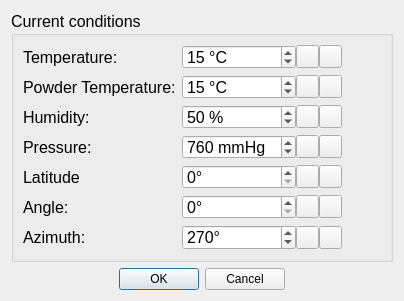
<?xml version="1.0" encoding="UTF-8"?>
<ui version="4.0">
 <class>CurrentAtmoDialog</class>
 <widget class="QDialog" name="CurrentAtmoDialog">
  <property name="geometry">
   <rect>
    <x>0</x>
    <y>0</y>
    <width>400</width>
    <height>298</height>
   </rect>
  </property>
  <property name="windowTitle">
   <string>Current conditions</string>
  </property>
  <property name="windowIcon">
   <iconset resource="../.rsrc/res.qrc">
    <normaloff>:/title/Icon.png</normaloff>:/title/Icon.png</iconset>
  </property>
  <property name="styleSheet">
   <string notr="true"/>
  </property>
  <layout class="QGridLayout" name="gridLayout">
   <item row="0" column="0">
    <widget class="QGroupBox" name="groupBox_7">
     <property name="sizePolicy">
      <sizepolicy hsizetype="Expanding" vsizetype="Expanding">
       <horstretch>0</horstretch>
       <verstretch>0</verstretch>
      </sizepolicy>
     </property>
     <property name="minimumSize">
      <size>
       <width>382</width>
       <height>251</height>
      </size>
     </property>
     <property name="maximumSize">
      <size>
       <width>16777215</width>
       <height>16777215</height>
      </size>
     </property>
     <property name="font">
      <font>
       <pointsize>12</pointsize>
      </font>
     </property>
     <property name="styleSheet">
      <string notr="true"/>
     </property>
     <property name="title">
      <string>Current conditions </string>
     </property>
     <layout class="QFormLayout" name="formLayout_16">
      <item row="0" column="0">
       <widget class="QLabel" name="label_79">
        <property name="font">
         <font>
          <pointsize>12</pointsize>
         </font>
        </property>
        <property name="text">
         <string>Temperature:</string>
        </property>
       </widget>
      </item>
      <item row="0" column="1">
       <widget class="QWidget" name="widget_39" native="true">
        <property name="minimumSize">
         <size>
          <width>0</width>
          <height>0</height>
         </size>
        </property>
        <property name="maximumSize">
         <size>
          <width>160</width>
          <height>16777215</height>
         </size>
        </property>
        <layout class="QHBoxLayout" name="horizontalLayout_55">
         <property name="spacing">
          <number>0</number>
         </property>
         <property name="leftMargin">
          <number>0</number>
         </property>
         <property name="topMargin">
          <number>0</number>
         </property>
         <property name="rightMargin">
          <number>0</number>
         </property>
         <property name="bottomMargin">
          <number>0</number>
         </property>
         <item>
          <widget class="QSpinBox" name="z_temp">
           <property name="font">
            <font>
             <pointsize>12</pointsize>
            </font>
           </property>
           <property name="styleSheet">
            <string notr="true"/>
           </property>
           <property name="showGroupSeparator" stdset="0">
            <bool>false</bool>
           </property>
           <property name="suffix">
            <string> °C</string>
           </property>
           <property name="value">
            <number>15</number>
           </property>
          </widget>
         </item>
         <item>
          <widget class="QPushButton" name="lPushButton_29">
           <property name="sizePolicy">
            <sizepolicy hsizetype="Fixed" vsizetype="Fixed">
             <horstretch>0</horstretch>
             <verstretch>0</verstretch>
            </sizepolicy>
           </property>
           <property name="maximumSize">
            <size>
             <width>23</width>
             <height>23</height>
            </size>
           </property>
           <property name="text">
            <string/>
           </property>
           <property name="icon">
            <iconset>
             <normaloff>../.rsrc/res/drawable/arrowrlbtn21a.png</normaloff>../.rsrc/res/drawable/arrowrlbtn21a.png</iconset>
           </property>
          </widget>
         </item>
         <item>
          <widget class="QPushButton" name="rPushButton_29">
           <property name="sizePolicy">
            <sizepolicy hsizetype="Fixed" vsizetype="Fixed">
             <horstretch>0</horstretch>
             <verstretch>0</verstretch>
            </sizepolicy>
           </property>
           <property name="maximumSize">
            <size>
             <width>23</width>
             <height>23</height>
            </size>
           </property>
           <property name="text">
            <string/>
           </property>
           <property name="icon">
            <iconset>
             <normaloff>../.rsrc/res/drawable/arrowlrbtn21a.png</normaloff>../.rsrc/res/drawable/arrowlrbtn21a.png</iconset>
           </property>
          </widget>
         </item>
        </layout>
       </widget>
      </item>
      <item row="1" column="0">
       <widget class="QLabel" name="label_80">
        <property name="font">
         <font>
          <pointsize>12</pointsize>
         </font>
        </property>
        <property name="text">
         <string>Powder Temperature:</string>
        </property>
       </widget>
      </item>
      <item row="1" column="1">
       <widget class="QWidget" name="widget_40" native="true">
        <property name="minimumSize">
         <size>
          <width>0</width>
          <height>0</height>
         </size>
        </property>
        <property name="maximumSize">
         <size>
          <width>160</width>
          <height>16777215</height>
         </size>
        </property>
        <layout class="QHBoxLayout" name="horizontalLayout_56">
         <property name="spacing">
          <number>0</number>
         </property>
         <property name="leftMargin">
          <number>0</number>
         </property>
         <property name="topMargin">
          <number>0</number>
         </property>
         <property name="rightMargin">
          <number>0</number>
         </property>
         <property name="bottomMargin">
          <number>0</number>
         </property>
         <item>
          <widget class="QSpinBox" name="z_powder_temp">
           <property name="font">
            <font>
             <pointsize>12</pointsize>
            </font>
           </property>
           <property name="styleSheet">
            <string notr="true"/>
           </property>
           <property name="suffix">
            <string> °C</string>
           </property>
           <property name="value">
            <number>15</number>
           </property>
          </widget>
         </item>
         <item>
          <widget class="QPushButton" name="lPushButton_30">
           <property name="sizePolicy">
            <sizepolicy hsizetype="Fixed" vsizetype="Fixed">
             <horstretch>0</horstretch>
             <verstretch>0</verstretch>
            </sizepolicy>
           </property>
           <property name="maximumSize">
            <size>
             <width>23</width>
             <height>23</height>
            </size>
           </property>
           <property name="text">
            <string/>
           </property>
           <property name="icon">
            <iconset>
             <normaloff>../.rsrc/res/drawable/arrowrlbtn21a.png</normaloff>../.rsrc/res/drawable/arrowrlbtn21a.png</iconset>
           </property>
          </widget>
         </item>
         <item>
          <widget class="QPushButton" name="rPushButton_30">
           <property name="sizePolicy">
            <sizepolicy hsizetype="Fixed" vsizetype="Fixed">
             <horstretch>0</horstretch>
             <verstretch>0</verstretch>
            </sizepolicy>
           </property>
           <property name="maximumSize">
            <size>
             <width>23</width>
             <height>23</height>
            </size>
           </property>
           <property name="text">
            <string/>
           </property>
           <property name="icon">
            <iconset>
             <normaloff>../.rsrc/res/drawable/arrowlrbtn21a.png</normaloff>../.rsrc/res/drawable/arrowlrbtn21a.png</iconset>
           </property>
          </widget>
         </item>
        </layout>
       </widget>
      </item>
      <item row="2" column="0">
       <widget class="QLabel" name="label_81">
        <property name="font">
         <font>
          <pointsize>12</pointsize>
         </font>
        </property>
        <property name="text">
         <string>Humidity:</string>
        </property>
       </widget>
      </item>
      <item row="2" column="1">
       <widget class="QWidget" name="widget_41" native="true">
        <property name="minimumSize">
         <size>
          <width>0</width>
          <height>0</height>
         </size>
        </property>
        <property name="maximumSize">
         <size>
          <width>160</width>
          <height>16777215</height>
         </size>
        </property>
        <layout class="QHBoxLayout" name="horizontalLayout_57">
         <property name="spacing">
          <number>0</number>
         </property>
         <property name="leftMargin">
          <number>0</number>
         </property>
         <property name="topMargin">
          <number>0</number>
         </property>
         <property name="rightMargin">
          <number>0</number>
         </property>
         <property name="bottomMargin">
          <number>0</number>
         </property>
         <item>
          <widget class="QSpinBox" name="z_humidity">
           <property name="font">
            <font>
             <pointsize>12</pointsize>
            </font>
           </property>
           <property name="styleSheet">
            <string notr="true"/>
           </property>
           <property name="suffix">
            <string> %</string>
           </property>
           <property name="value">
            <number>50</number>
           </property>
          </widget>
         </item>
         <item>
          <widget class="QPushButton" name="lPushButton_31">
           <property name="sizePolicy">
            <sizepolicy hsizetype="Fixed" vsizetype="Fixed">
             <horstretch>0</horstretch>
             <verstretch>0</verstretch>
            </sizepolicy>
           </property>
           <property name="maximumSize">
            <size>
             <width>23</width>
             <height>23</height>
            </size>
           </property>
           <property name="text">
            <string/>
           </property>
           <property name="icon">
            <iconset>
             <normaloff>../.rsrc/res/drawable/arrowrlbtn21a.png</normaloff>../.rsrc/res/drawable/arrowrlbtn21a.png</iconset>
           </property>
          </widget>
         </item>
         <item>
          <widget class="QPushButton" name="rPushButton_31">
           <property name="sizePolicy">
            <sizepolicy hsizetype="Fixed" vsizetype="Fixed">
             <horstretch>0</horstretch>
             <verstretch>0</verstretch>
            </sizepolicy>
           </property>
           <property name="maximumSize">
            <size>
             <width>23</width>
             <height>23</height>
            </size>
           </property>
           <property name="text">
            <string/>
           </property>
           <property name="icon">
            <iconset>
             <normaloff>../.rsrc/res/drawable/arrowlrbtn21a.png</normaloff>../.rsrc/res/drawable/arrowlrbtn21a.png</iconset>
           </property>
          </widget>
         </item>
        </layout>
       </widget>
      </item>
      <item row="3" column="0">
       <widget class="QLabel" name="label_82">
        <property name="font">
         <font>
          <pointsize>12</pointsize>
         </font>
        </property>
        <property name="text">
         <string>Pressure:</string>
        </property>
       </widget>
      </item>
      <item row="3" column="1">
       <widget class="QWidget" name="widget_42" native="true">
        <property name="minimumSize">
         <size>
          <width>0</width>
          <height>0</height>
         </size>
        </property>
        <property name="maximumSize">
         <size>
          <width>160</width>
          <height>16777215</height>
         </size>
        </property>
        <layout class="QHBoxLayout" name="horizontalLayout_58">
         <property name="spacing">
          <number>0</number>
         </property>
         <property name="leftMargin">
          <number>0</number>
         </property>
         <property name="topMargin">
          <number>0</number>
         </property>
         <property name="rightMargin">
          <number>0</number>
         </property>
         <property name="bottomMargin">
          <number>0</number>
         </property>
         <item>
          <widget class="QSpinBox" name="z_pressure">
           <property name="font">
            <font>
             <pointsize>12</pointsize>
            </font>
           </property>
           <property name="styleSheet">
            <string notr="true"/>
           </property>
           <property name="suffix">
            <string> mmHg</string>
           </property>
           <property name="maximum">
            <number>1100</number>
           </property>
           <property name="value">
            <number>760</number>
           </property>
          </widget>
         </item>
         <item>
          <widget class="QPushButton" name="lPushButton_32">
           <property name="sizePolicy">
            <sizepolicy hsizetype="Fixed" vsizetype="Fixed">
             <horstretch>0</horstretch>
             <verstretch>0</verstretch>
            </sizepolicy>
           </property>
           <property name="maximumSize">
            <size>
             <width>23</width>
             <height>23</height>
            </size>
           </property>
           <property name="text">
            <string/>
           </property>
           <property name="icon">
            <iconset>
             <normaloff>../.rsrc/res/drawable/arrowrlbtn21a.png</normaloff>../.rsrc/res/drawable/arrowrlbtn21a.png</iconset>
           </property>
          </widget>
         </item>
         <item>
          <widget class="QPushButton" name="rPushButton_32">
           <property name="sizePolicy">
            <sizepolicy hsizetype="Fixed" vsizetype="Fixed">
             <horstretch>0</horstretch>
             <verstretch>0</verstretch>
            </sizepolicy>
           </property>
           <property name="maximumSize">
            <size>
             <width>23</width>
             <height>23</height>
            </size>
           </property>
           <property name="text">
            <string/>
           </property>
           <property name="icon">
            <iconset>
             <normaloff>../.rsrc/res/drawable/arrowlrbtn21a.png</normaloff>../.rsrc/res/drawable/arrowlrbtn21a.png</iconset>
           </property>
          </widget>
         </item>
        </layout>
       </widget>
      </item>
      <item row="4" column="0">
       <widget class="QLabel" name="label_83">
        <property name="font">
         <font>
          <pointsize>12</pointsize>
         </font>
        </property>
        <property name="text">
         <string>Latitude</string>
        </property>
       </widget>
      </item>
      <item row="4" column="1">
       <widget class="QWidget" name="widget_43" native="true">
        <property name="minimumSize">
         <size>
          <width>0</width>
          <height>0</height>
         </size>
        </property>
        <property name="maximumSize">
         <size>
          <width>160</width>
          <height>16777215</height>
         </size>
        </property>
        <layout class="QHBoxLayout" name="horizontalLayout_59">
         <property name="spacing">
          <number>0</number>
         </property>
         <property name="leftMargin">
          <number>0</number>
         </property>
         <property name="topMargin">
          <number>0</number>
         </property>
         <property name="rightMargin">
          <number>0</number>
         </property>
         <property name="bottomMargin">
          <number>0</number>
         </property>
         <item>
          <widget class="QSpinBox" name="z_latitude">
           <property name="font">
            <font>
             <pointsize>12</pointsize>
            </font>
           </property>
           <property name="styleSheet">
            <string notr="true"/>
           </property>
           <property name="suffix">
            <string>°</string>
           </property>
           <property name="maximum">
            <number>1000</number>
           </property>
           <property name="value">
            <number>0</number>
           </property>
          </widget>
         </item>
         <item>
          <widget class="QPushButton" name="lPushButton_33">
           <property name="sizePolicy">
            <sizepolicy hsizetype="Fixed" vsizetype="Fixed">
             <horstretch>0</horstretch>
             <verstretch>0</verstretch>
            </sizepolicy>
           </property>
           <property name="maximumSize">
            <size>
             <width>23</width>
             <height>23</height>
            </size>
           </property>
           <property name="text">
            <string/>
           </property>
           <property name="icon">
            <iconset>
             <normaloff>../.rsrc/res/drawable/arrowrlbtn21a.png</normaloff>../.rsrc/res/drawable/arrowrlbtn21a.png</iconset>
           </property>
          </widget>
         </item>
         <item>
          <widget class="QPushButton" name="rPushButton_33">
           <property name="sizePolicy">
            <sizepolicy hsizetype="Fixed" vsizetype="Fixed">
             <horstretch>0</horstretch>
             <verstretch>0</verstretch>
            </sizepolicy>
           </property>
           <property name="maximumSize">
            <size>
             <width>23</width>
             <height>23</height>
            </size>
           </property>
           <property name="text">
            <string/>
           </property>
           <property name="icon">
            <iconset>
             <normaloff>../.rsrc/res/drawable/arrowlrbtn21a.png</normaloff>../.rsrc/res/drawable/arrowlrbtn21a.png</iconset>
           </property>
          </widget>
         </item>
        </layout>
       </widget>
      </item>
      <item row="5" column="0">
       <widget class="QLabel" name="label_84">
        <property name="font">
         <font>
          <pointsize>12</pointsize>
         </font>
        </property>
        <property name="text">
         <string>Angle:</string>
        </property>
       </widget>
      </item>
      <item row="5" column="1">
       <widget class="QWidget" name="widget_44" native="true">
        <property name="minimumSize">
         <size>
          <width>0</width>
          <height>0</height>
         </size>
        </property>
        <property name="maximumSize">
         <size>
          <width>160</width>
          <height>16777215</height>
         </size>
        </property>
        <layout class="QHBoxLayout" name="horizontalLayout_60">
         <property name="spacing">
          <number>0</number>
         </property>
         <property name="leftMargin">
          <number>0</number>
         </property>
         <property name="topMargin">
          <number>0</number>
         </property>
         <property name="rightMargin">
          <number>0</number>
         </property>
         <property name="bottomMargin">
          <number>0</number>
         </property>
         <item>
          <widget class="QSpinBox" name="z_angle">
           <property name="font">
            <font>
             <pointsize>12</pointsize>
            </font>
           </property>
           <property name="styleSheet">
            <string notr="true"/>
           </property>
           <property name="suffix">
            <string>°</string>
           </property>
           <property name="maximum">
            <number>359</number>
           </property>
           <property name="value">
            <number>0</number>
           </property>
          </widget>
         </item>
         <item>
          <widget class="QPushButton" name="lPushButton_34">
           <property name="sizePolicy">
            <sizepolicy hsizetype="Fixed" vsizetype="Fixed">
             <horstretch>0</horstretch>
             <verstretch>0</verstretch>
            </sizepolicy>
           </property>
           <property name="maximumSize">
            <size>
             <width>23</width>
             <height>23</height>
            </size>
           </property>
           <property name="text">
            <string/>
           </property>
           <property name="icon">
            <iconset>
             <normaloff>../.rsrc/res/drawable/arrowrlbtn21a.png</normaloff>../.rsrc/res/drawable/arrowrlbtn21a.png</iconset>
           </property>
          </widget>
         </item>
         <item>
          <widget class="QPushButton" name="rPushButton_34">
           <property name="sizePolicy">
            <sizepolicy hsizetype="Fixed" vsizetype="Fixed">
             <horstretch>0</horstretch>
             <verstretch>0</verstretch>
            </sizepolicy>
           </property>
           <property name="maximumSize">
            <size>
             <width>23</width>
             <height>23</height>
            </size>
           </property>
           <property name="text">
            <string/>
           </property>
           <property name="icon">
            <iconset>
             <normaloff>../.rsrc/res/drawable/arrowlrbtn21a.png</normaloff>../.rsrc/res/drawable/arrowlrbtn21a.png</iconset>
           </property>
          </widget>
         </item>
        </layout>
       </widget>
      </item>
      <item row="6" column="0">
       <widget class="QLabel" name="label_85">
        <property name="font">
         <font>
          <pointsize>12</pointsize>
         </font>
        </property>
        <property name="text">
         <string>Azimuth:</string>
        </property>
       </widget>
      </item>
      <item row="6" column="1">
       <widget class="QWidget" name="widget_45" native="true">
        <property name="minimumSize">
         <size>
          <width>0</width>
          <height>0</height>
         </size>
        </property>
        <property name="maximumSize">
         <size>
          <width>160</width>
          <height>16777215</height>
         </size>
        </property>
        <layout class="QHBoxLayout" name="horizontalLayout_61">
         <property name="spacing">
          <number>0</number>
         </property>
         <property name="leftMargin">
          <number>0</number>
         </property>
         <property name="topMargin">
          <number>0</number>
         </property>
         <property name="rightMargin">
          <number>0</number>
         </property>
         <property name="bottomMargin">
          <number>0</number>
         </property>
         <item>
          <widget class="QSpinBox" name="z_azimuth">
           <property name="font">
            <font>
             <pointsize>12</pointsize>
            </font>
           </property>
           <property name="styleSheet">
            <string notr="true"/>
           </property>
           <property name="suffix">
            <string>°</string>
           </property>
           <property name="maximum">
            <number>359</number>
           </property>
           <property name="value">
            <number>270</number>
           </property>
          </widget>
         </item>
         <item>
          <widget class="QPushButton" name="lPushButton_35">
           <property name="sizePolicy">
            <sizepolicy hsizetype="Fixed" vsizetype="Fixed">
             <horstretch>0</horstretch>
             <verstretch>0</verstretch>
            </sizepolicy>
           </property>
           <property name="maximumSize">
            <size>
             <width>23</width>
             <height>23</height>
            </size>
           </property>
           <property name="text">
            <string/>
           </property>
           <property name="icon">
            <iconset>
             <normaloff>../.rsrc/res/drawable/arrowrlbtn21a.png</normaloff>../.rsrc/res/drawable/arrowrlbtn21a.png</iconset>
           </property>
          </widget>
         </item>
         <item>
          <widget class="QPushButton" name="rPushButton_35">
           <property name="sizePolicy">
            <sizepolicy hsizetype="Fixed" vsizetype="Fixed">
             <horstretch>0</horstretch>
             <verstretch>0</verstretch>
            </sizepolicy>
           </property>
           <property name="maximumSize">
            <size>
             <width>23</width>
             <height>23</height>
            </size>
           </property>
           <property name="text">
            <string/>
           </property>
           <property name="icon">
            <iconset>
             <normaloff>../.rsrc/res/drawable/arrowlrbtn21a.png</normaloff>../.rsrc/res/drawable/arrowlrbtn21a.png</iconset>
           </property>
          </widget>
         </item>
        </layout>
       </widget>
      </item>
     </layout>
    </widget>
   </item>
   <item row="1" column="0">
    <widget class="QDialogButtonBox" name="buttonBox">
     <property name="styleSheet">
      <string notr="true"/>
     </property>
     <property name="orientation">
      <enum>Qt::Horizontal</enum>
     </property>
     <property name="standardButtons">
      <set>QDialogButtonBox::Cancel|QDialogButtonBox::Ok</set>
     </property>
     <property name="centerButtons">
      <bool>true</bool>
     </property>
    </widget>
   </item>
  </layout>
 </widget>
 <resources>
  <include location="../.rsrc/res.qrc"/>
 </resources>
 <connections>
  <connection>
   <sender>buttonBox</sender>
   <signal>accepted()</signal>
   <receiver>CurrentAtmoDialog</receiver>
   <slot>accept()</slot>
   <hints>
    <hint type="sourcelabel">
     <x>248</x>
     <y>254</y>
    </hint>
    <hint type="destinationlabel">
     <x>157</x>
     <y>274</y>
    </hint>
   </hints>
  </connection>
  <connection>
   <sender>buttonBox</sender>
   <signal>rejected()</signal>
   <receiver>CurrentAtmoDialog</receiver>
   <slot>reject()</slot>
   <hints>
    <hint type="sourcelabel">
     <x>316</x>
     <y>260</y>
    </hint>
    <hint type="destinationlabel">
     <x>286</x>
     <y>274</y>
    </hint>
   </hints>
  </connection>
 </connections>
</ui>
